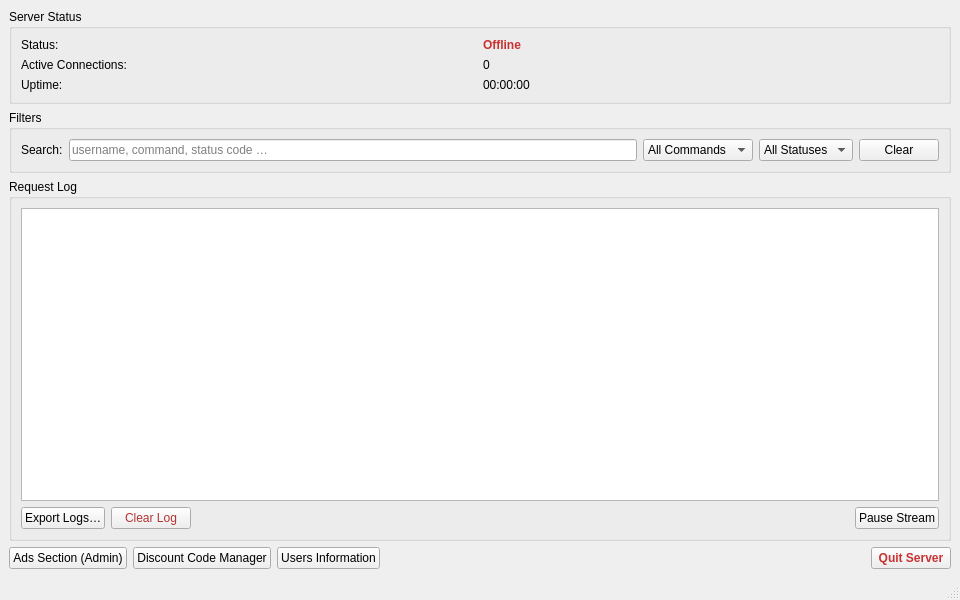
<?xml version="1.0" encoding="UTF-8"?>
<ui version="4.0">
    <class>ServerConsoleWindow</class>
    <widget class="QMainWindow" name="ServerConsoleWindow">
        <property name="geometry">
            <rect>
                <x>0</x>
                <y>0</y>
                <width>960</width>
                <height>600</height>
            </rect>
        </property>
        <property name="windowTitle">
            <string>Server Console</string>
        </property>
        <widget class="QWidget" name="centralwidget">
            <layout class="QGridLayout" name="gridLayout">
                <item row="0" column="0">
                    <widget class="QGroupBox" name="groupBoxStatus">
                        <property name="title">
                            <string>Server Status</string>
                        </property>
                        <layout class="QGridLayout" name="gridLayout_2">
                            <item row="0" column="0">
                                <widget class="QLabel" name="labelStatusCaption">
                                    <property name="text">
                                        <string>Status:</string>
                                    </property>
                                </widget>
                            </item>
                            <item row="0" column="1">
                                <widget class="QLabel" name="labelStatusValue">
                                    <property name="text">
                                        <string>Offline</string>
                                    </property>
                                    <property name="styleSheet">
                                        <string notr="true">color: rgb(200, 50, 50); font-weight: bold;</string>
                                    </property>
                                </widget>
                            </item>
                            <item row="1" column="0">
                                <widget class="QLabel" name="labelConnectionCount">
                                    <property name="text">
                                        <string>Active Connections:</string>
                                    </property>
                                </widget>
                            </item>
                            <item row="1" column="1">
                                <widget class="QLabel" name="labelConnectionCountValue">
                                    <property name="text">
                                        <string>0</string>
                                    </property>
                                </widget>
                            </item>
                            <item row="2" column="0">
                                <widget class="QLabel" name="labelUptime">
                                    <property name="text">
                                        <string>Uptime:</string>
                                    </property>
                                </widget>
                            </item>
                            <item row="2" column="1">
                                <widget class="QLabel" name="labelUptimeValue">
                                    <property name="text">
                                        <string>00:00:00</string>
                                    </property>
                                </widget>
                            </item>
                        </layout>
                    </widget>
                </item>
                <item row="1" column="0">
                    <widget class="QGroupBox" name="groupBoxFilters">
                        <property name="title">
                            <string>Filters</string>
                        </property>
                        <layout class="QGridLayout" name="gridLayout_3">
                            <item row="0" column="0">
                                <widget class="QLabel" name="labelSearch">
                                    <property name="text">
                                        <string>Search:</string>
                                    </property>
                                </widget>
                            </item>
                            <item row="0" column="1">
                                <widget class="QLineEdit" name="lineEditFilterText">
                                    <property name="placeholderText">
                                        <string>username, command, status code …</string>
                                    </property>
                                </widget>
                            </item>
                            <item row="0" column="2">
                                <widget class="QComboBox" name="comboBoxCommandFilter">
                                    <item>
                                        <property name="text">
                                            <string>All Commands</string>
                                        </property>
                                    </item>
                                </widget>
                            </item>
                            <item row="0" column="3">
                                <widget class="QComboBox" name="comboBoxStatusFilter">
                                    <item>
                                        <property name="text">
                                            <string>All Statuses</string>
                                        </property>
                                    </item>
                                </widget>
                            </item>
                            <item row="0" column="4">
                                <widget class="QPushButton" name="pushButtonClearFilters">
                                    <property name="text">
                                        <string>Clear</string>
                                    </property>
                                </widget>
                            </item>
                        </layout>
                    </widget>
                </item>
                <item row="2" column="0">
                    <widget class="QGroupBox" name="groupBoxLogs">
                        <property name="title">
                            <string>Request Log</string>
                        </property>
                        <layout class="QVBoxLayout" name="verticalLayout">
                            <item>
                                <widget class="QTableView" name="tableViewLogs">
                                    <property name="alternatingRowColors">
                                        <bool>true</bool>
                                    </property>
                                    <property name="selectionBehavior">
                                        <enum>QAbstractItemView::SelectRows</enum>
                                    </property>
                                    <property name="selectionMode">
                                        <enum>QAbstractItemView::SingleSelection</enum>
                                    </property>
                                    <property name="horizontalScrollMode">
                                        <enum>QAbstractItemView::ScrollPerPixel</enum>
                                    </property>
                                </widget>
                            </item>
                            <item>
                                <layout class="QHBoxLayout" name="horizontalLayout">
                                    <item>
                                        <widget class="QPushButton" name="pushButtonExport">
                                            <property name="text">
                                                <string>Export Logs…</string>
                                            </property>
                                        </widget>
                                    </item>
                                    <item>
                                        <widget class="QPushButton" name="pushButtonClearLog">
                                            <property name="text">
                                                <string>Clear Log</string>
                                            </property>
                                            <property name="styleSheet">
                                                <string notr="true">color: rgb(180, 50, 50);</string>
                                            </property>
                                        </widget>
                                    </item>
                                    <item>
                                        <spacer name="horizontalSpacer">
                                            <property name="orientation">
                                                <enum>Qt::Horizontal</enum>
                                            </property>
                                            <property name="sizeHint" stdset="0">
                                                <size>
                                                    <width>40</width>
                                                    <height>20</height>
                                                </size>
                                            </property>
                                        </spacer>
                                    </item>
                                    <item>
                                        <widget class="QPushButton" name="pushButtonPause">
                                            <property name="checkable">
                                                <bool>true</bool>
                                            </property>
                                            <property name="text">
                                                <string>Pause Stream</string>
                                            </property>
                                        </widget>
                                    </item>
                                </layout>
                            </item>
                        </layout>
                    </widget>
                </item>
                <item row="3" column="0">
                    <layout class="QHBoxLayout" name="horizontalLayoutBottom">
                        <item>
                            <widget class="QPushButton" name="pushButtonShowAdQueue">
                                <property name="text">
                                    <string>Ads Section (Admin)</string>
                                </property>
                            </widget>
                        </item>
                        <item>
                            <widget class="QPushButton" name="pushButtonShowStats">
                                <property name="text">
                                    <string>Discount Code Manager</string>
                                </property>
                            </widget>
                        </item>
                        <item>
                            <widget class="QPushButton" name="pushButtonShowUsersInformation">
                                <property name="text">
                                    <string>Users Information</string>
                                </property>
                            </widget>
                        </item>
                        <item>
                            <spacer name="horizontalSpacerBottom">
                                <property name="orientation">
                                    <enum>Qt::Horizontal</enum>
                                </property>
                                <property name="sizeHint" stdset="0">
                                    <size>
                                        <width>40</width>
                                        <height>20</height>
                                    </size>
                                </property>
                            </spacer>
                        </item>
                        <item>
                            <widget class="QPushButton" name="pushButtonQuit">
                                <property name="text">
                                    <string>Quit Server</string>
                                </property>
                                <property name="styleSheet">
                                    <string notr="true">color: rgb(200, 50, 50); font-weight: bold;</string>
                                </property>
                            </widget>
                        </item>
                    </layout>
                </item>
            </layout>
        </widget>
        <widget class="QStatusBar" name="statusbar"/>
    </widget>
    <resources/>
    <connections/>
</ui>
